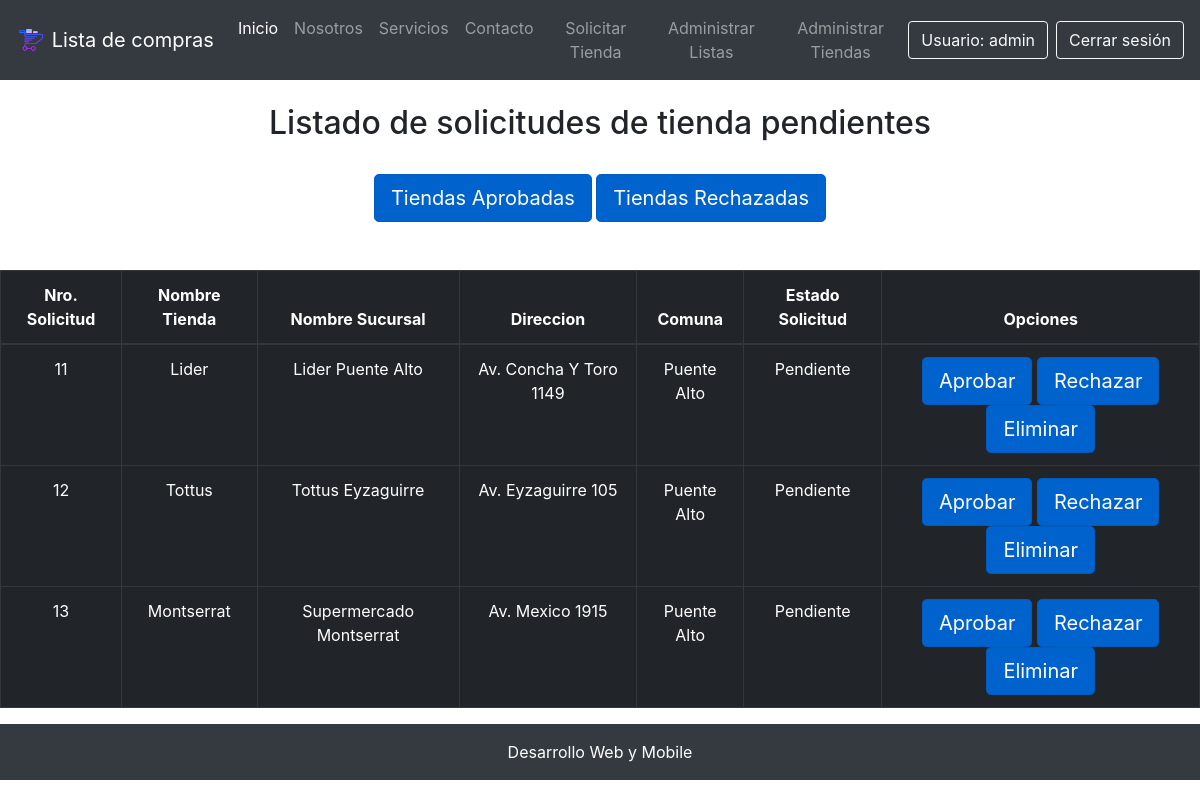
Page /listar_solicitud/ (signed in) on the earlier database version.
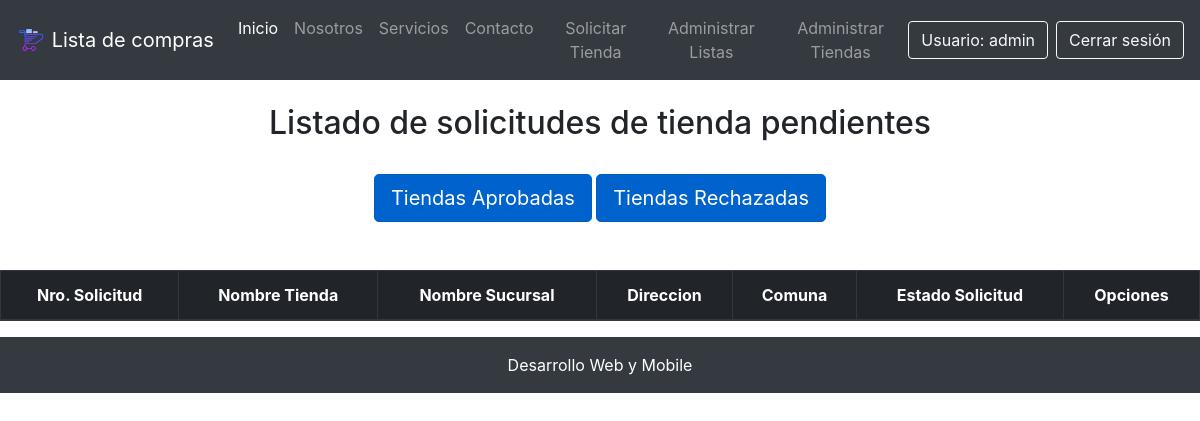
Same page on the later database version.
### core/models.py (models this page shows, shortened)
class Tienda(models.Model):
    nombre = models.CharField(max_length=50)
    nombre_sucursal = models.CharField(max_length=50, verbose_name="Nombre Sucursal")
    direccion = models.CharField(max_length=50)
    comuna = models.ForeignKey(Comuna, on_delete=models.CASCADE)
    estado_tienda = models.ForeignKey(EstadoTienda, on_delete=models.CASCADE, verbose_name="Estado Tienda")

class Comuna(models.Model):
    nombre = models.CharField(max_length=60, unique=True)
    region = models.ForeignKey(Region, on_delete=models.CASCADE)

class EstadoTienda(models.Model):
    nombre = models.CharField(max_length=30, verbose_name="Estado Tienda")

### core/views.py (the view)
# urls.py: path('listar_solicitud/', listar_solicitud, name="listar_solicitud"),
@login_required
def listar_solicitud(request):
    pendientes = Tienda.objects.filter(estado_tienda=1)
    return render(request, 'core/listar_solicitud.html', {
        'pendientes': pendientes
    })

### core/templates/core/listar_solicitud.html (shortened to what this page needs)
{% extends "core/base.html" %}
{% block contenido %}
<br>
<h2 class="text-center">Listado de solicitudes de tienda pendientes</h2>
<br>
<div class="row">
    <div class="col-12 text-center">
        <a href="{% url 'tiendas_aprobadas' %}" class="btn btn-primary btn-lg active" role="button" aria-pressed="true">Tiendas Aprobadas</a>
        <a href="{% url 'tiendas_rechazadas' %}" class="btn btn-primary btn-lg active" role="button" aria-pressed="true">Tiendas Rechazadas</a>
    </div>
</div>
<br>
<br>
<div class="table-responsive">
    <table class="table table-dark table-bordered table-hover table-condensed">
        <thead>
            <tr>
                <th class="text-center">Nro. Solicitud</th>
                <th class="text-center">Nombre Tienda</th>
                <th class="text-center">Nombre Sucursal</th>
                <th class="text-center">Direccion</th>
                <th class="text-center">Comuna</th>
                <th class="text-center">Estado Solicitud</th>
                <th class="text-center">Opciones</th>
            </tr>
        </thead>
        <tbody>
            {% for p in pendientes %}
            <tr>
                <td class="text-center">{{ p.id }}</td>
                <td class="text-center">{{ p.nombre }}</td>
                <td class="text-center">{{ p.nombre_sucursal }}</td>
                <td class="text-center">{{ p.direccion }}</td>
                <td class="text-center">{{ p.comuna.nombre }}</td>
                <td class="text-center">{{ p.estado_tienda.nombre }}</td>
                <td class="text-center">
                    <a class="btn btn-primary btn-lg active" href="{% url 'aprobar_solicitud' p.id %}">Aprobar</a>
                    <a class="btn btn-primary btn-lg active" href="{% url 'rechazar_solicitud' p.id %}">Rechazar</a>
                    <a class="btn btn-primary btn-lg active" href="{% url 'eliminar_solicitud' p.id %}">Eliminar</a>
                </td>
            </tr>
            {% endfor %}
        </tbody>
    </table>
</div>
{% endblock contenido %}

Differences in the rows shown:
removed Tienda: id "11", nombre "Lider", nombre_sucursal "Lider Puente Alto", direccion "Av. Concha Y Toro 1149", comuna.nombre "Puente Alto", estado_tienda.nombre "Pendiente"
removed Tienda: id "12", nombre "Tottus", nombre_sucursal "Tottus Eyzaguirre", direccion "Av. Eyzaguirre 105", comuna.nombre "Puente Alto", estado_tienda.nombre "Pendiente"
removed Tienda: id "13", nombre "Montserrat", nombre_sucursal "Supermercado Montserrat", direccion "Av. Mexico 1915", comuna.nombre "Puente Alto", estado_tienda.nombre "Pendiente"
